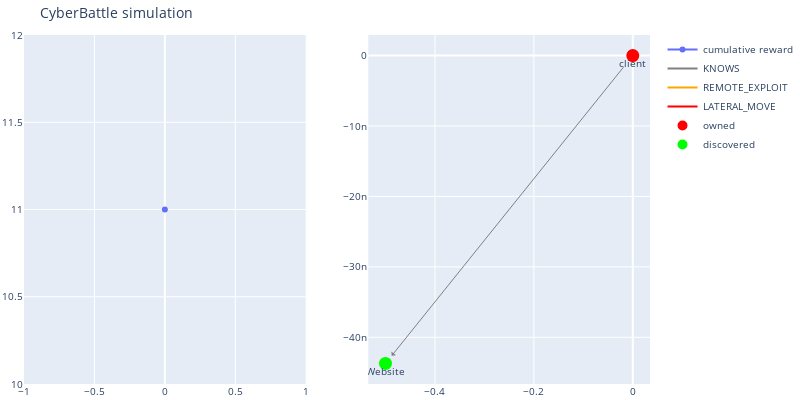
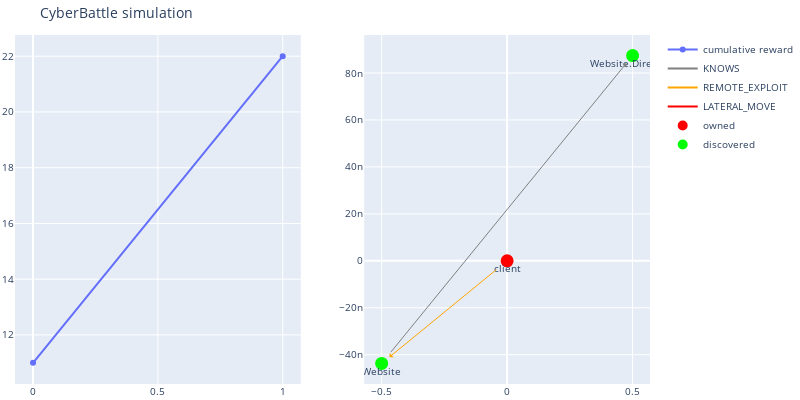
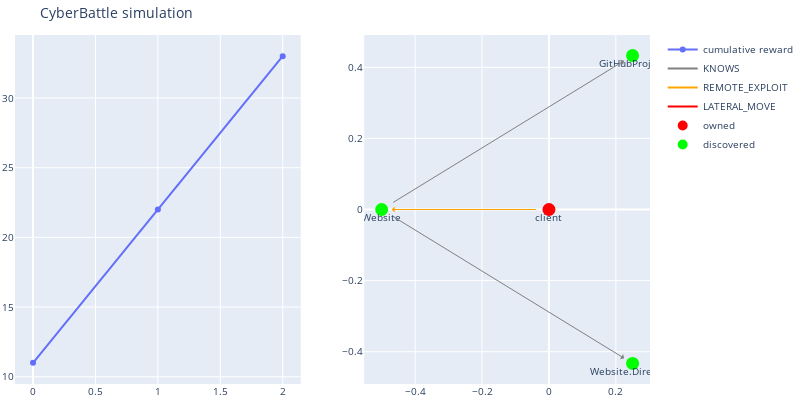
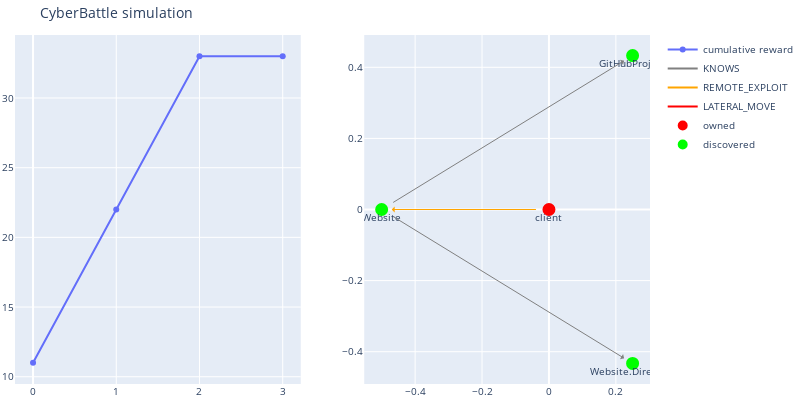

The cell these charts' notebook holds for them, in order:
### Code cell
# initialize the environment

current_o = ctf_env.reset()
wrapped_env = AgentWrapper(ctf_env, ActionTrackingStateAugmentation(ep, current_o))
l = dqn_learning_run['learner']

current_o = wrapped_env.reset()
current_initial = current_o.copy()

# Use the trained agent to run the steps one by one

max_steps = 10

# next action suggested by DQL agent
net_bitmap_l = []
outputs_on_step= []
total_reward = 0
for i in range(max_steps):
    sampled_actions = {}
    print("\nStep: {}, sample all actions under action_mask"
          "(bruteforce search)".format(i))
            
    #bruteforce sample actions
    all_local_flag = all_remote_flag = 0
    while True:
        sampled_action =  wrapped_env.sample_valid_action()

        if not all_local_flag:
            if "local" not in str(sampled_action):
                continue
        else:
            if not all_remote_flag and "remote" not in str(sampled_action):
                continue
        
        if str(sampled_action) not in sampled_actions.keys():
            sampled_actions[str(sampled_action)] = 0
            print("\t{}\t{}".format(str(sampled_action),
                                       wrapped_env.pretty_print_internal_action(
                                           sampled_action)))
        else:
            if np.all(np.array(list(sampled_actions.values())) > 5):
                if not all_local_flag:
                    all_local_flag = 1
                    continue
                if not all_remote_flag:
                    all_remote_flag = 1
                    continue
                break
            sampled_actions[str(sampled_action)] += 1

    # run the suggested action
    action_style, gym_action, action_metadata = l.exploit(wrapped_env, current_o)
    if gym_action is None:
        print("Exploit unsuccessful: ", action_style, ' ', gym_action)
        break
    net_bitmap_l.append(
            (wrapped_env.get_explored_network_node_properties_bitmap_as_numpy(current_o), 
             gym_action))

    current_o, reward, done, info = wrapped_env.step(gym_action)
    outputs_on_step += [current_o]  
    
    total_reward += reward
    if True:
        sign = ['-', '+'][reward > 0]
        sign = [sign, '='][-1e-4 < reward < 1e-4]

        print(f"\nExecuted: \n {sign} t={i} {action_style} r={reward} cum_reward:{total_reward} "
              f"a={action_metadata}-{gym_action} "
              f"creds={len(current_o['credential_cache_matrix'])} "
              f" {l.stateaction_as_string(action_metadata)}")
        wrapped_env.render()
    
    if total_reward > 1000:
        print("Successfull flag acquiring")
        break

#     if True and (i == 0 or i >= max_steps - 3):
#         pprint.pprint(current_o)
#         print()

@interact(step=(-1, len(outputs_on_step)-1))
def double_number(step: int):
    if step < 0:
        print("\n\nInitial observation only t=",step)
        pprint.pprint({k: current_initial[k] for k in current_o_keys})
        return
    pprint.pprint("explored network node " + repr(net_bitmap_l[step][0]) 
                  + "\n gym_action" + repr(net_bitmap_l[step][1]))
    print("\n Observation after action t=",step)
    pprint.pprint({k: outputs_on_step[step][k] for k in current_o_keys})
    print("\nAction mask ")
    pprint.pprint(outputs_on_step[step]['action_mask'])

### Figure 1 — Plotly figure (JSON) as saved in the notebook; plotly's stock layout.template omitted (floating-point values rounded to 4 significant figures)
{"data": [{"name": "cumulative reward", "type": "scatter", "xaxis": "x", "y": [11], "yaxis": "y"}, {"line": {"color": "gray"}, "mode": "lines", "name": "KNOWS", "type": "scatter", "x": [0], "xaxis": "x2", "y": [0], "yaxis": "y2"}, {"line": {"color": "orange"}, "mode": "lines", "name": "REMOTE_EXPLOIT", "type": "scatter", "x": [0], "xaxis": "x2", "y": [0], "yaxis": "y2"}, {"line": {"color": "red"}, "mode": "lines", "name": "LATERAL_MOVE", "type": "scatter", "x": [0], "xaxis": "x2", "y": [0], "yaxis": "y2"}, {"hoverinfo": "text", "marker": {"color": "#D32F2E", "line": {"color": "rgb(255,0,0)", "width": 8}, "size": 5, "symbol": "circle-dot"}, "mode": "markers+text", "name": "owned", "text": ["client"], "textposition": "bottom center", "type": "scatter", "x": [0], "xaxis": "x2", "y": [0], "yaxis": "y2"}, {"hoverinfo": "text", "marker": {"color": "#0e9d00", "line": {"color": "rgb(0,255,0)", "width": 8}, "size": 5, "symbol": "circle-dot"}, "mode": "markers+text", "name": "discovered", "text": ["Website"], "textposition": "bottom center", "type": "scatter", "x": [-0.5], "xaxis": "x2", "y": [-4.371e-08], "yaxis": "y2"}], "layout": {"annotations": [{"align": "center", "arrowcolor": "gray", "arrowhead": 1, "arrowsize": 1, "arrowwidth": 1, "ax": 0, "axref": "x2", "ay": 0, "ayref": "y2", "hovertext": "KNOWS", "opacity": 1, "showarrow": true, "standoff": 10, "startstandoff": 10, "x": -0.5, "xref": "x2", "y": -4.371e-08, "yref": "y2"}], "autosize": false, "font": {"size": 10}, "height": 400, "hovermode": "closest", "margin": {"b": 15, "l": 2, "r": 2, "t": 35}, "showlegend": true, "title": {"text": "CyberBattle simulation"}, "width": 800, "xaxis": {"anchor": "y", "domain": [0, 0.45]}, "xaxis2": {"anchor": "y2", "domain": [0.55, 1]}, "yaxis": {"anchor": "x", "domain": [0, 1]}, "yaxis2": {"anchor": "x2", "domain": [0, 1]}}}

### Figure 2 — Plotly figure (JSON) as saved in the notebook; plotly's stock layout.template omitted (floating-point values rounded to 4 significant figures)
{"data": [{"name": "cumulative reward", "type": "scatter", "xaxis": "x", "y": [11, 22], "yaxis": "y"}, {"line": {"color": "gray"}, "mode": "lines", "name": "KNOWS", "type": "scatter", "x": [0], "xaxis": "x2", "y": [0], "yaxis": "y2"}, {"line": {"color": "orange"}, "mode": "lines", "name": "REMOTE_EXPLOIT", "type": "scatter", "x": [0], "xaxis": "x2", "y": [0], "yaxis": "y2"}, {"line": {"color": "red"}, "mode": "lines", "name": "LATERAL_MOVE", "type": "scatter", "x": [0], "xaxis": "x2", "y": [0], "yaxis": "y2"}, {"hoverinfo": "text", "marker": {"color": "#D32F2E", "line": {"color": "rgb(255,0,0)", "width": 8}, "size": 5, "symbol": "circle-dot"}, "mode": "markers+text", "name": "owned", "text": ["client"], "textposition": "bottom center", "type": "scatter", "x": [0], "xaxis": "x2", "y": [0], "yaxis": "y2"}, {"hoverinfo": "text", "marker": {"color": "#0e9d00", "line": {"color": "rgb(0,255,0)", "width": 8}, "size": 5, "symbol": "circle-dot"}, "mode": "markers+text", "name": "discovered", "text": ["Website", "Website.Directory"], "textposition": "bottom center", "type": "scatter", "x": [-0.5, 0.5], "xaxis": "x2", "y": [-4.371e-08, 8.742e-08], "yaxis": "y2"}], "layout": {"annotations": [{"align": "center", "arrowcolor": "orange", "arrowhead": 1, "arrowsize": 1, "arrowwidth": 1, "ax": 0, "axref": "x2", "ay": 0, "ayref": "y2", "hovertext": "REMOTE_EXPLOIT", "opacity": 1, "showarrow": true, "standoff": 10, "startstandoff": 10, "x": -0.5, "xref": "x2", "y": -4.371e-08, "yref": "y2"}, {"align": "center", "arrowcolor": "gray", "arrowhead": 1, "arrowsize": 1, "arrowwidth": 1, "ax": -0.5, "axref": "x2", "ay": -4.371e-08, "ayref": "y2", "hovertext": "KNOWS", "opacity": 1, "showarrow": true, "standoff": 10, "startstandoff": 10, "x": 0.5, "xref": "x2", "y": 8.742e-08, "yref": "y2"}], "autosize": false, "font": {"size": 10}, "height": 400, "hovermode": "closest", "margin": {"b": 15, "l": 2, "r": 2, "t": 35}, "showlegend": true, "title": {"text": "CyberBattle simulation"}, "width": 800, "xaxis": {"anchor": "y", "domain": [0, 0.45]}, "xaxis2": {"anchor": "y2", "domain": [0.55, 1]}, "yaxis": {"anchor": "x", "domain": [0, 1]}, "yaxis2": {"anchor": "x2", "domain": [0, 1]}}}

### Figure 3 — Plotly figure (JSON) as saved in the notebook; plotly's stock layout.template omitted (floating-point values rounded to 4 significant figures)
{"data": [{"name": "cumulative reward", "type": "scatter", "xaxis": "x", "y": [11, 22, 33], "yaxis": "y"}, {"line": {"color": "gray"}, "mode": "lines", "name": "KNOWS", "type": "scatter", "x": [0], "xaxis": "x2", "y": [0], "yaxis": "y2"}, {"line": {"color": "orange"}, "mode": "lines", "name": "REMOTE_EXPLOIT", "type": "scatter", "x": [0], "xaxis": "x2", "y": [0], "yaxis": "y2"}, {"line": {"color": "red"}, "mode": "lines", "name": "LATERAL_MOVE", "type": "scatter", "x": [0], "xaxis": "x2", "y": [0], "yaxis": "y2"}, {"hoverinfo": "text", "marker": {"color": "#D32F2E", "line": {"color": "rgb(255,0,0)", "width": 8}, "size": 5, "symbol": "circle-dot"}, "mode": "markers+text", "name": "owned", "text": ["client"], "textposition": "bottom center", "type": "scatter", "x": [0], "xaxis": "x2", "y": [0], "yaxis": "y2"}, {"hoverinfo": "text", "marker": {"color": "#0e9d00", "line": {"color": "rgb(0,255,0)", "width": 8}, "size": 5, "symbol": "circle-dot"}, "mode": "markers+text", "name": "discovered", "text": ["Website", "Website.Directory", "GitHubProject"], "textposition": "bottom center", "type": "scatter", "x": [-0.5, 0.25, 0.25], "xaxis": "x2", "y": [-4.371e-08, -0.433, 0.433], "yaxis": "y2"}], "layout": {"annotations": [{"align": "center", "arrowcolor": "orange", "arrowhead": 1, "arrowsize": 1, "arrowwidth": 1, "ax": 0, "axref": "x2", "ay": 0, "ayref": "y2", "hovertext": "REMOTE_EXPLOIT", "opacity": 1, "showarrow": true, "standoff": 10, "startstandoff": 10, "x": -0.5, "xref": "x2", "y": -4.371e-08, "yref": "y2"}, {"align": "center", "arrowcolor": "gray", "arrowhead": 1, "arrowsize": 1, "arrowwidth": 1, "ax": -0.5, "axref": "x2", "ay": -4.371e-08, "ayref": "y2", "hovertext": "KNOWS", "opacity": 1, "showarrow": true, "standoff": 10, "startstandoff": 10, "x": 0.25, "xref": "x2", "y": -0.433, "yref": "y2"}, {"align": "center", "arrowcolor": "gray", "arrowhead": 1, "arrowsize": 1, "arrowwidth": 1, "ax": -0.5, "axref": "x2", "ay": -4.371e-08, "ayref": "y2", "hovertext": "KNOWS", "opacity": 1, "showarrow": true, "standoff": 10, "startstandoff": 10, "x": 0.25, "xref": "x2", "y": 0.433, "yref": "y2"}], "autosize": false, "font": {"size": 10}, "height": 400, "hovermode": "closest", "margin": {"b": 15, "l": 2, "r": 2, "t": 35}, "showlegend": true, "title": {"text": "CyberBattle simulation"}, "width": 800, "xaxis": {"anchor": "y", "domain": [0, 0.45]}, "xaxis2": {"anchor": "y2", "domain": [0.55, 1]}, "yaxis": {"anchor": "x", "domain": [0, 1]}, "yaxis2": {"anchor": "x2", "domain": [0, 1]}}}

### Figure 4 — Plotly figure (JSON) as saved in the notebook; plotly's stock layout.template omitted (floating-point values rounded to 4 significant figures)
{"data": [{"name": "cumulative reward", "type": "scatter", "xaxis": "x", "y": [11, 22, 33, 33], "yaxis": "y"}, {"line": {"color": "gray"}, "mode": "lines", "name": "KNOWS", "type": "scatter", "x": [0], "xaxis": "x2", "y": [0], "yaxis": "y2"}, {"line": {"color": "orange"}, "mode": "lines", "name": "REMOTE_EXPLOIT", "type": "scatter", "x": [0], "xaxis": "x2", "y": [0], "yaxis": "y2"}, {"line": {"color": "red"}, "mode": "lines", "name": "LATERAL_MOVE", "type": "scatter", "x": [0], "xaxis": "x2", "y": [0], "yaxis": "y2"}, {"hoverinfo": "text", "marker": {"color": "#D32F2E", "line": {"color": "rgb(255,0,0)", "width": 8}, "size": 5, "symbol": "circle-dot"}, "mode": "markers+text", "name": "owned", "text": ["client"], "textposition": "bottom center", "type": "scatter", "x": [0], "xaxis": "x2", "y": [0], "yaxis": "y2"}, {"hoverinfo": "text", "marker": {"color": "#0e9d00", "line": {"color": "rgb(0,255,0)", "width": 8}, "size": 5, "symbol": "circle-dot"}, "mode": "markers+text", "name": "discovered", "text": ["Website", "Website.Directory", "GitHubProject"], "textposition": "bottom center", "type": "scatter", "x": [-0.5, 0.25, 0.25], "xaxis": "x2", "y": [-4.371e-08, -0.433, 0.433], "yaxis": "y2"}], "layout": {"annotations": [{"align": "center", "arrowcolor": "orange", "arrowhead": 1, "arrowsize": 1, "arrowwidth": 1, "ax": 0, "axref": "x2", "ay": 0, "ayref": "y2", "hovertext": "REMOTE_EXPLOIT", "opacity": 1, "showarrow": true, "standoff": 10, "startstandoff": 10, "x": -0.5, "xref": "x2", "y": -4.371e-08, "yref": "y2"}, {"align": "center", "arrowcolor": "gray", "arrowhead": 1, "arrowsize": 1, "arrowwidth": 1, "ax": -0.5, "axref": "x2", "ay": -4.371e-08, "ayref": "y2", "hovertext": "KNOWS", "opacity": 1, "showarrow": true, "standoff": 10, "startstandoff": 10, "x": 0.25, "xref": "x2", "y": -0.433, "yref": "y2"}, {"align": "center", "arrowcolor": "gray", "arrowhead": 1, "arrowsize": 1, "arrowwidth": 1, "ax": -0.5, "axref": "x2", "ay": -4.371e-08, "ayref": "y2", "hovertext": "KNOWS", "opacity": 1, "showarrow": true, "standoff": 10, "startstandoff": 10, "x": 0.25, "xref": "x2", "y": 0.433, "yref": "y2"}], "autosize": false, "font": {"size": 10}, "height": 400, "hovermode": "closest", "margin": {"b": 15, "l": 2, "r": 2, "t": 35}, "showlegend": true, "title": {"text": "CyberBattle simulation"}, "width": 800, "xaxis": {"anchor": "y", "domain": [0, 0.45]}, "xaxis2": {"anchor": "y2", "domain": [0.55, 1]}, "yaxis": {"anchor": "x", "domain": [0, 1]}, "yaxis2": {"anchor": "x2", "domain": [0, 1]}}}
